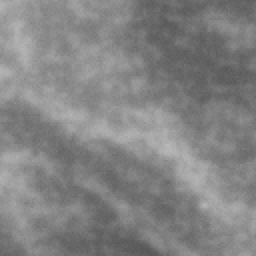
#> input picture data/patches/outside/outside_00000.tif, 128 x 128 px (shown 2 times larger)
$ jupyter execute --allow-errors deep_patch_cancer_classifier.ipynb
#> lines starting #> are read from the running program, lines starting #| are printed output that depends on the picture
# Deep Patch Cancer Classifier

Train and evaluate deep neural networks on the existing patch dataset in `data/patches`.

Labels:

- `outside` = non-cancer / background patch = class `0`
- `inside` = cancer / tumor patch = class `1`

This notebook is self-contained for the main CNN baseline: it uses PyTorch, PIL, NumPy, and Matplotlib only. The optional ResNet transfer-learning section is guarded so it skips cleanly if `torchvision` is not installed.

[cell 1]
from pathlib import Path
import copy
import json
import math
import os
import random
import time
from collections import Counter

os.environ.setdefault("MPLCONFIGDIR", "/tmp/matplotlib-kbcc")

import numpy as np
import torch
import torch.nn as nn
import torch.nn.functional as F
from PIL import Image, ImageEnhance
from torch.utils.data import DataLoader, Dataset, WeightedRandomSampler
import matplotlib.pyplot as plt

SEED = 42
DATA_ROOT = Path("data/patches")
OUT_DIR = Path("results/deep_patch_cnn")
OUT_DIR.mkdir(parents=True, exist_ok=True)

IMAGE_SIZE = 128
BATCH_SIZE = 64
NUM_WORKERS = 0
EPOCHS = 25
PATIENCE = 6
LEARNING_RATE = 3e-4
WEIGHT_DECAY = 1e-4
RUN_FULL_TRAINING = True
RUN_RESNET_TRANSFER = False

CLASS_TO_IDX = {"outside": 0, "inside": 1}
IDX_TO_CLASS = {v: k for k, v in CLASS_TO_IDX.items()}
EXPECTED_COUNTS = {
    "train": {"inside": 2900, "outside": 3430},
    "val": {"inside": 1080, "outside": 790},
    "test": {"inside": 1040, "outside": 830},
}

random.seed(SEED)
np.random.seed(SEED)
torch.manual_seed(SEED)
#> (this line was passed over: torch is not available in this run)
#> (the rest of this cell did not finish here and is left out)

[cell 2]
IMAGE_EXTENSIONS = {".tif", ".tiff", ".png", ".jpg", ".jpeg"}


def pil_to_rgb_tensor(image):
    image = image.convert("RGB")
    arr = np.asarray(image, dtype=np.float32) / 255.0
    tensor = torch.from_numpy(arr).permute(2, 0, 1)
    return tensor


# [25 lines left out: functions normalize_tensor, denormalize_tensor, augment_image, not called in this run]


class PatchDataset(Dataset):
    def __init__(self, root, split, augment=False):
        self.root = Path(root)
        self.split = split
        self.augment = augment
        self.samples = []
        for class_name, label in CLASS_TO_IDX.items():
            class_dir = self.root / split / class_name
            if not class_dir.exists():
                raise FileNotFoundError(f"Missing class directory: {class_dir}")
            files = sorted(p for p in class_dir.iterdir() if p.suffix.lower() in IMAGE_EXTENSIONS)
            self.samples.extend((p, label) for p in files)
        if not self.samples:
            raise RuntimeError(f"No image patches found under {self.root / split}")
        self.labels = [label for _, label in self.samples]

    def __len__(self):
        return len(self.samples)

    def __getitem__(self, idx):
        path, label = self.samples[idx]
        with Image.open(path) as image:
            image = image.convert("RGB")
            if image.size != (IMAGE_SIZE, IMAGE_SIZE):
                image = image.resize((IMAGE_SIZE, IMAGE_SIZE), Image.Resampling.BILINEAR)
            if self.augment:
                image = augment_image(image)
            x = normalize_tensor(pil_to_rgb_tensor(image))
        return x, torch.tensor(label, dtype=torch.long)


def make_loader(dataset, batch_size=BATCH_SIZE, balanced=False, shuffle=False):
    sampler = None
    if balanced:
        counts = Counter(dataset.labels)
        sample_weights = [1.0 / counts[label] for label in dataset.labels]
        sampler = WeightedRandomSampler(sample_weights, num_samples=len(sample_weights), replacement=True)
    return DataLoader(
        dataset,
        batch_size=batch_size,
        shuffle=(shuffle and sampler is None),
        sampler=sampler,
        num_workers=NUM_WORKERS,
        pin_memory=torch.cuda.is_available(),
    )


train_ds = PatchDataset(DATA_ROOT, "train", augment=True)
val_ds = PatchDataset(DATA_ROOT, "val", augment=False)
test_ds = PatchDataset(DATA_ROOT, "test", augment=False)

train_eval_ds = PatchDataset(DATA_ROOT, "train", augment=False)

#> (the rest of this cell did not finish here and is left out)

[cell 3]
def plot_class_counts(datasets):
    splits = list(datasets.keys())
    inside = [Counter(datasets[s].labels)[CLASS_TO_IDX["inside"]] for s in splits]
    outside = [Counter(datasets[s].labels)[CLASS_TO_IDX["outside"]] for s in splits]
    x = np.arange(len(splits))
    width = 0.36
    plt.figure(figsize=(7, 4))
    plt.bar(x - width / 2, outside, width, label="outside / class 0")
    plt.bar(x + width / 2, inside, width, label="inside / class 1")
    plt.xticks(x, splits)
    plt.ylabel("Patch count")
    plt.title("Patch counts by split")
    plt.legend()
    plt.tight_layout()
    plt.savefig(OUT_DIR / "class_counts.png", dpi=160)
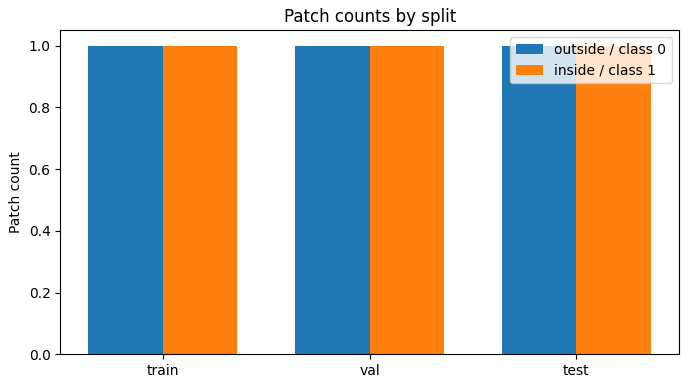
#> figure drawn by matplotlib, 1 panel
    plt.show()


def show_sample_patches(dataset, n=12):
#> called with n = 12
    rng = np.random.default_rng(SEED)
    idxs = rng.choice(len(dataset), size=min(n, len(dataset)), replace=False)
    cols = 4
    rows = math.ceil(len(idxs) / cols)
    plt.figure(figsize=(cols * 3, rows * 3))
    for i, idx in enumerate(idxs, start=1):
        x, y = dataset[int(idx)]
        img = denormalize_tensor(x).permute(1, 2, 0).numpy()
        plt.subplot(rows, cols, i)
        plt.imshow(img)
        plt.title(f"{IDX_TO_CLASS[int(y)]} ({int(y)})")
        plt.axis("off")
#> this loop made 1 pass
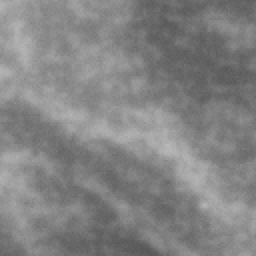
#> input picture data/patches/outside/outside_00000.tif, 128 x 128 px (shown 2 times larger)
    plt.tight_layout()
    plt.savefig(OUT_DIR / "sample_patches.png", dpi=160)
    plt.show()


plot_class_counts({"train": train_eval_ds, "val": val_ds, "test": test_ds})
show_sample_patches(train_eval_ds, n=12)
#> (the call stopped at in pil_to_rgb_tensor, `tensor = torch.from_numpy(arr).permute(2, 0, 1)`: torch is not available in this run)

[cell 4]
def confusion_counts(y_true, y_pred):
    y_true = np.asarray(y_true).astype(int)
    y_pred = np.asarray(y_pred).astype(int)
    tn = int(((y_true == 0) & (y_pred == 0)).sum())
    fp = int(((y_true == 0) & (y_pred == 1)).sum())
    fn = int(((y_true == 1) & (y_pred == 0)).sum())
    tp = int(((y_true == 1) & (y_pred == 1)).sum())
    return {"tn": tn, "fp": fp, "fn": fn, "tp": tp}


def roc_curve_auc(y_true, y_score):
    y_true = np.asarray(y_true).astype(int)
    y_score = np.asarray(y_score).astype(float)
    positives = int((y_true == 1).sum())
    negatives = int((y_true == 0).sum())
    if positives == 0 or negatives == 0:
        return np.array([0.0, 1.0]), np.array([0.0, 1.0]), float("nan")
    order = np.argsort(-y_score)
    y_sorted = y_true[order]
    tps = np.cumsum(y_sorted == 1)
    fps = np.cumsum(y_sorted == 0)
    tpr = np.r_[0.0, tps / positives, 1.0]
    fpr = np.r_[0.0, fps / negatives, 1.0]
    auc = float(np.trapz(tpr, fpr))
    return fpr, tpr, auc


def classification_metrics(y_true, y_pred, y_score):
    c = confusion_counts(y_true, y_pred)
    tn, fp, fn, tp = c["tn"], c["fp"], c["fn"], c["tp"]
    total = max(tn + fp + fn + tp, 1)
    accuracy = (tp + tn) / total
    precision = tp / max(tp + fp, 1)
    recall = tp / max(tp + fn, 1)
    f1 = 2 * precision * recall / max(precision + recall, 1e-12)
    fpr, tpr, auc = roc_curve_auc(y_true, y_score)
    return {
        "loss": None,
        "accuracy": float(accuracy),
        "precision": float(precision),
        "recall": float(recall),
        "f1": float(f1),
        "roc_auc": float(auc),
        "confusion": c,
        "fpr": fpr,
        "tpr": tpr,
    }


# Metric smoke test without sklearn.
_smoke = classification_metrics([0, 0, 1, 1], [0, 1, 1, 1], [0.1, 0.7, 0.8, 0.9])
print({k: v for k, v in _smoke.items() if k not in ("fpr", "tpr")})

[cell 5]
class ConvBlock(nn.Module):
    def __init__(self, in_channels, out_channels, dropout=0.0):
        super().__init__()
        self.net = nn.Sequential(
            nn.Conv2d(in_channels, out_channels, kernel_size=3, padding=1, bias=False),
            nn.BatchNorm2d(out_channels),
            nn.ReLU(inplace=True),
            nn.Conv2d(out_channels, out_channels, kernel_size=3, padding=1, bias=False),
            nn.BatchNorm2d(out_channels),
            nn.ReLU(inplace=True),
            nn.MaxPool2d(2),
            nn.Dropout2d(dropout),
        )

    def forward(self, x):
        return self.net(x)


class PatchCNN(nn.Module):
    def __init__(self, num_classes=2):
        super().__init__()
        self.features = nn.Sequential(
            ConvBlock(3, 32, dropout=0.05),
            ConvBlock(32, 64, dropout=0.10),
            ConvBlock(64, 128, dropout=0.15),
            ConvBlock(128, 256, dropout=0.20),
        )
